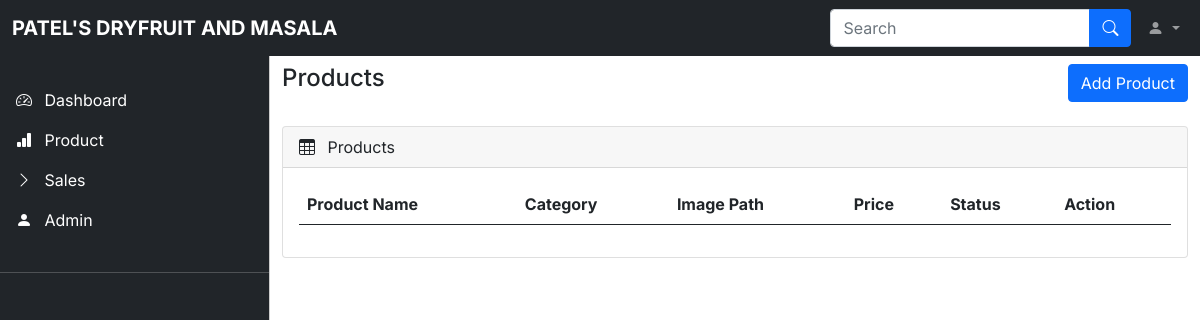
Before: /admin/product.php with the older database file.
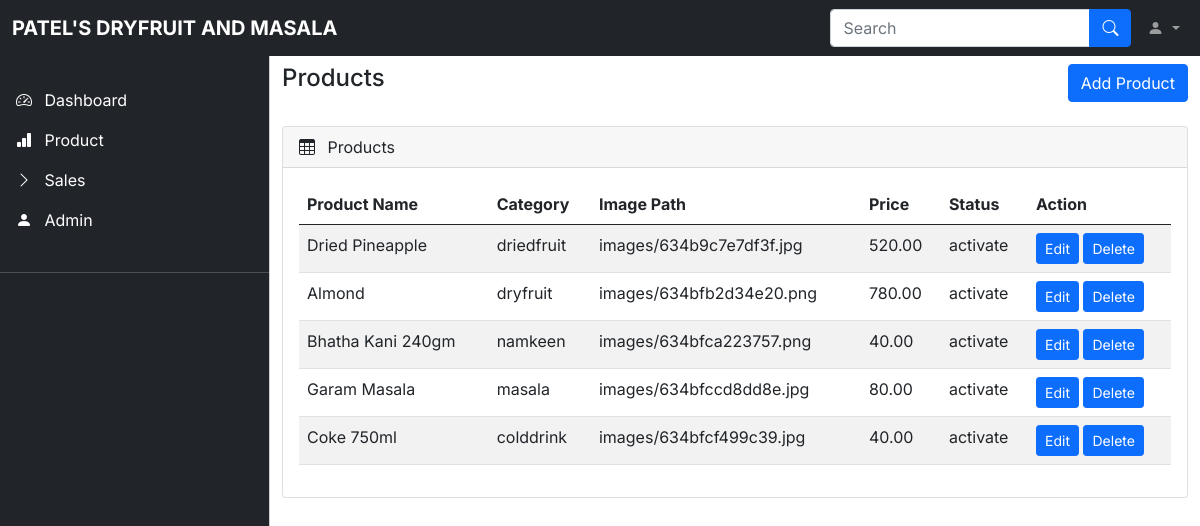
After: the same page with the newer database file.
### tables this page shows
CREATE TABLE `tblproduct` (
  `pid` int(10) NOT NULL,
  `pname` varchar(255) NOT NULL,
  `category` varchar(40) NOT NULL,
  `pimage` varchar(255) NOT NULL,
  `price` float(100,2) NOT NULL,
  `stock` float(100,2) NOT NULL,
  `status` varchar(40) NOT NULL,
  `date` date NOT NULL
);

### admin/product.php (the view, shortened to what this page needs)
<?php
include 'datacon.php';
?>
<!DOCTYPE html>
<html lang="en">
<head>
    <link rel="stylesheet" href="css/bootstrap.min.css" />
    <link rel="stylesheet" href="https://cdn.jsdelivr.net/npm/bootstrap-icons@1.4.1/font/bootstrap-icons.css" />
    <link rel="stylesheet" href="css/dataTables.bootstrap5.min.css" />
    <link rel="stylesheet" href="css/style.css" />
</head>
<body>
    <nav class="navbar navbar-expand-lg navbar-dark bg-dark fixed-top">
        <div class="container-fluid">
            <a class="navbar-brand me-auto ms-lg-0 ms-3 text-uppercase fw-bold" href="#">Patel's Dryfruit and Masala</a>
            <div class="collapse navbar-collapse" id="topNavBar">
                <form class="d-flex ms-auto my-3 my-lg-0">
                    <div class="input-group">
                        <input class="form-control" type="search" placeholder="Search" aria-label="Search" />
                        <button class="btn btn-primary" type="submit">
                            <i class="bi bi-search"></i>
                        </button>
                    </div>
                </form>
                <ul class="navbar-nav">
                    <li class="nav-item dropdown">
                        <a class="nav-link dropdown-toggle ms-2" href="#" role="button" data-bs-toggle="dropdown" aria-expanded="false">
                            <i class="bi bi-person-fill"></i>
                        </a>
                    </li>
                </ul>
            </div>
        </div>
    </nav>
    <div class="offcanvas offcanvas-start sidebar-nav bg-dark" tabindex="-1" id="sidebar">
        <div class="offcanvas-body p-0">
            <nav class="navbar-dark">
                <ul class="navbar-nav">
                    <li>
                        <br>
                        <a href="index.php" class="nav-link px-3 active">
                            <span class="me-2"><i class="bi bi-speedometer2"></i></span>
                            <span>Dashboard</span>
                        </a>
                        <a href="product.php" class="nav-link px-3 active">
                            <span class="me-2"><i class="bi bi-bar-chart-fill"></i></span>
                            <span>Product</span>
                        </a>
                        <a href="sales.php" class="nav-link px-3 active">
                            <span class="me-2"><i class="bi bi-chevron-right"></i></span>
                            <span>Sales</span>
                        </a>
                        <a href="admin.php" class="nav-link px-3 active">
                            <span class="me-2"><i class="bi bi-person-fill"></i></span>
                            <span>Admin</span>
                        </a>
                    </li>
                    <li class="my-4">
                        <hr class="dropdown-divider bg-light" />
                    </li>
                </ul>
            </nav>
        </div>
    </div>
    <main class="mt-5 pt-3">
        <div class="container-fluid">
            <div class="row">
                <div class="col-md-12">
                    <h4>Products
                        <a href="addproduct.php" class="btn btn-primary float-right" style="float:right;">Add Product</a>
                    </h4>
                </div>
            </div>
            <br>
            <div class="row">
                <div class="col-md-12 mb-3">
                    <div class="card">
                        <div class="card-header">
                            <span><i class="bi bi-table me-2"></i></span> Products
                        </div>
                        <div class="card-body">
                            <div class="table-responsive">
                                <table id="example" class="table table-striped data-table" style="width: 100%">
                                    <thead>
                                        <tr>
                                            <th>Product Name</th>
                                            <th>Category</th>
                                            <th>Image Path</th>
                                            <th>Price</th>
                                            <th>Status</th>
                                            <th>Action</th>
                                        </tr>
                                    </thead>
                                    <tbody>
                                        <?php
                                        $query = "SELECT * FROM tblproduct";
                                        $data = mysqli_query($conn, $query);
                                        $result = mysqli_fetch_row($data);
                                        if ($result) {
                                            while ($rows = mysqli_fetch_assoc($data)) {
                                        ?>
                                                <tr>
                                                    <td><?php echo $rows['pname']; ?></td>
                                                    <td><?php echo $rows['category']; ?></td>
                                                    <td><?php echo $rows['pimage']; ?></td>
                                                    <td><?php echo $rows['price']; ?></td>
                                                    <td><?php echo $rows['status']; ?></td>
                                                    <td>
                                                        <a class="btn btn-primary btn-sm" href="updateproduct.php?id=<?php echo $rows['pid']; ?>">Edit</a>
                                                        <a class="btn btn-primary btn-sm" onclick="return confirm('are you sure you want to delete?')" href="deleteproduct.php?id=<?php echo $rows['pid']; ?>">Delete</a>
                                                    </td>
                                                </tr>
                                        <?php
                                            }
                                        }
                                        ?>
                                    </tbody>
                                </table>
                            </div>
                        </div>
                    </div>
                </div>
            </div>
        </div>
    </main>
</body>
</html>

Changed rows visible on the page:
added tblproduct: pname "Dried Pineapple", category "driedfruit", pimage "images/634b9c7e7df3f.jpg", price "520.00", status "activate"
added tblproduct: pname "Almond", category "dryfruit", pimage "images/634bfb2d34e20.png", price "780.00", status "activate"
added tblproduct: pname "Bhatha Kani 240gm", category "namkeen", pimage "images/634bfca223757.png", price "40.00", status "activate"
added tblproduct: pname "Garam Masala", category "masala", pimage "images/634bfccd8dd8e.jpg", price "80.00", status "activate"
added tblproduct: pname "Coke 750ml", category "colddrink", pimage "images/634bfcf499c39.jpg", price "40.00", status "activate"
